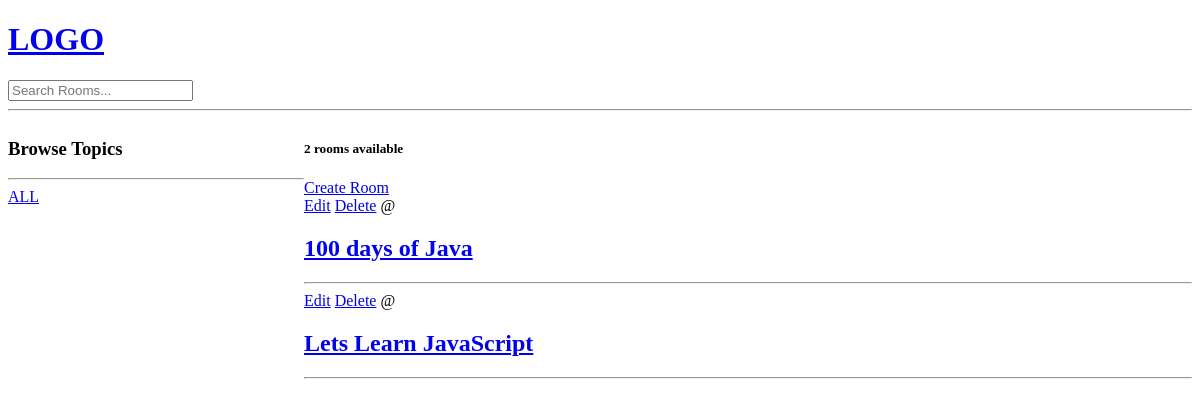
/, run on an earlier commit of the app's database.
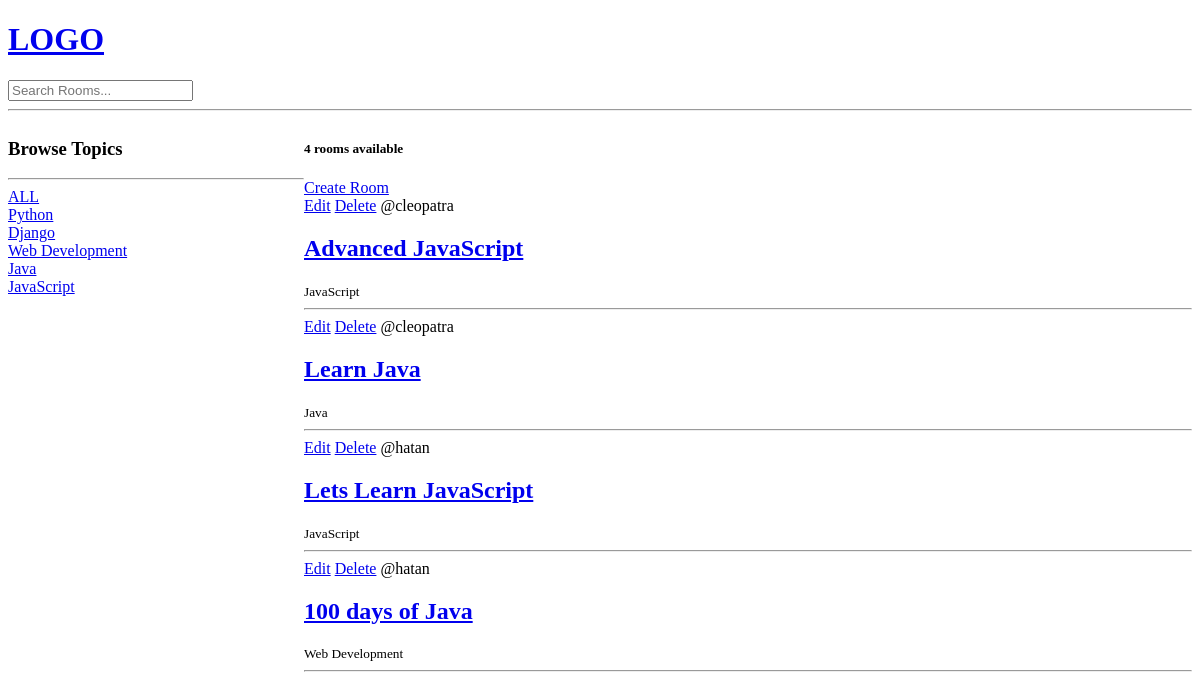
And on a later commit of the database.
### base/models.py (models this page shows, shortened)
class Room(models.Model):
    host = models.ForeignKey(User, on_delete=models.SET_NULL, null=True)
    topic = models.ForeignKey(Topic, on_delete=models.SET_NULL, null=True)
    name = models.CharField(max_length=200)
    description = models.TextField(null=True, blank=True)
    updated = models.DateTimeField(auto_now=True)
    created = models.DateTimeField(auto_now_add=True)
    class Meta:
        ordering = ['-updated', '-created']

class Topic(models.Model):
    name = models.CharField(max_length=200)

### base/views.py (the view)
# urls.py: 2. Add a URL to urlpatterns:  path('', views.home, name='home')
def home(request):
    q = request.GET.get('q') if request.GET.get('q') != None else ''
    rooms = Room.objects.filter(
        Q(topic__name__icontains=q) |
        Q(name__icontains=q) |
        Q(description__icontains=q)
    )
    topics = Topic.objects.all()
    room_count = rooms.count()
    context = {'rooms': rooms, 'topics': topics, 'room_count': room_count}
    return render(request, 'base/home.html', context)

### base/templates/base/home.html (shortened to what this page needs)
{% extends 'index.html' %}
{% block content %}
<div class="home-container">
  <div>
    <h3>Browse Topics</h3>
    <hr>
    <div>
      <a href="{% url 'home' %}">ALL</a>
    </div>
    {% for topic in topics %}
    <div>
      <a href="{% url 'home' %}?q={{topic.name}}">{{topic.name}}</a>
    </div>
    {% endfor %}
  </div>
  <div>
    <h5>{{room_count}} rooms available</h5>
    <a href="{% url 'create-room' %}">Create Room</a>
    <div>
      {% for room in rooms %}
      <div>
        <a href="{% url 'update-room' room.id %}">Edit</a>
        <a href="{% url 'delete-room' room.id %}">Delete</a>
        <span>@{{room.host.username}}</span>
        <h2><a href="{% url 'room' room.id %}">{{room.name}}</h2></a>
        <small>{{room.topic.name}}</small>
        <hr>
      </div>
      {% endfor %}
    </div>
  </div>
</div>
{% endblock %}

### templates/index.html (shortened to what this page needs)
<!DOCTYPE html>
<html lang="en">
<head>
</head>
<body>
  {%include 'navbar.html' %}
  {% block content %}
  {% endblock %}
</body>
</html>

### templates/navbar.html
<a href="/">
  <h1>LOGO</h1>
</a>
<form action="{% url 'home' %}" method="GET">
  <input type="text" name="q" placeholder="Search Rooms..." />
</form>
<hr>

### base/templates/base/home.html (style rules this page uses)
.home-container { display: grid; grid-template-columns: 1fr 3fr; }

What changed in the data, as far as the page shows it:
added Topic: name "Python"
added Topic: name "Django"
added Topic: name "Web Development"
added Topic: name "Java"
added Topic: name "JavaScript"
added Room: host.username "cleopatra", name "Advanced JavaScript", topic.name "JavaScript"
added Room: host.username "cleopatra", name "Learn Java", topic.name "Java"
changed Room "Lets Learn JavaScript": host.username (not shown) → "hatan"; topic.name (not shown) → "JavaScript"; moves up the list
changed Room: host.username (not shown) → "hatan"; topic.name (not shown) → "Web Development"
Also different on the page:
{{ room_count }}: "2" → "4"
